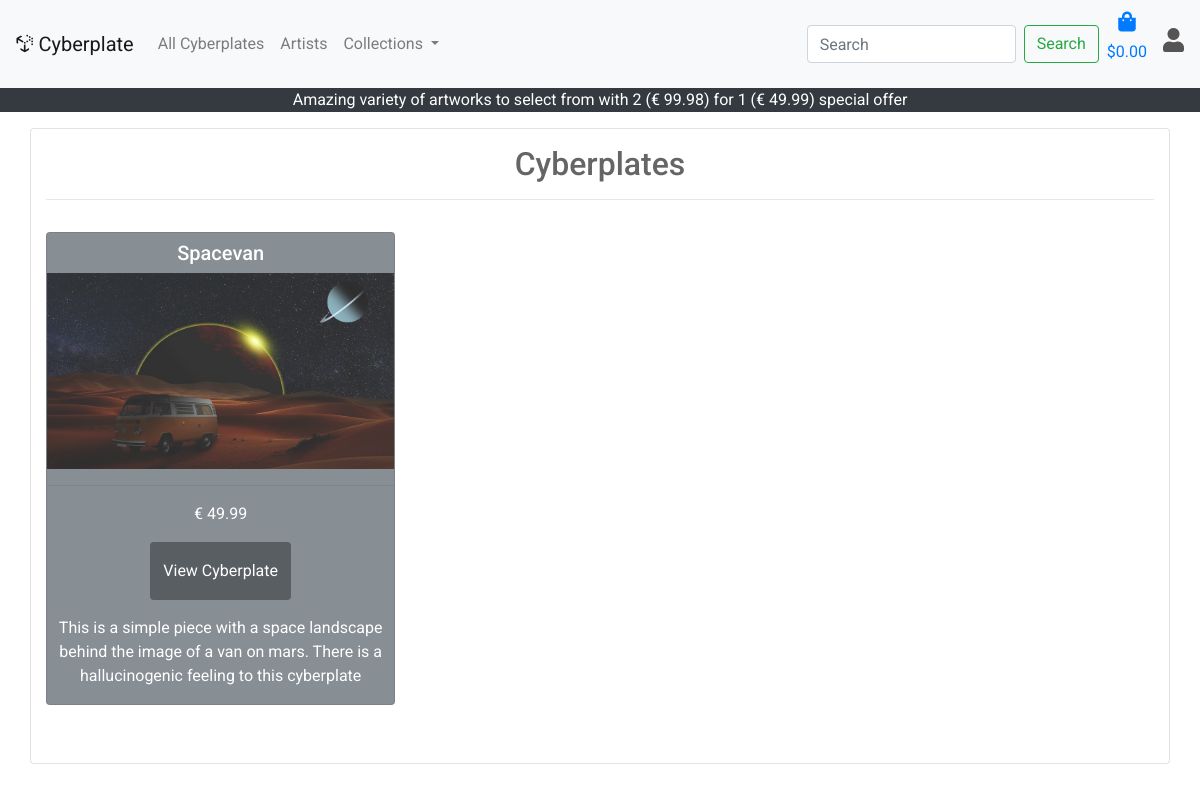
/products/?category_selected=1, run on an earlier commit of the app's database.
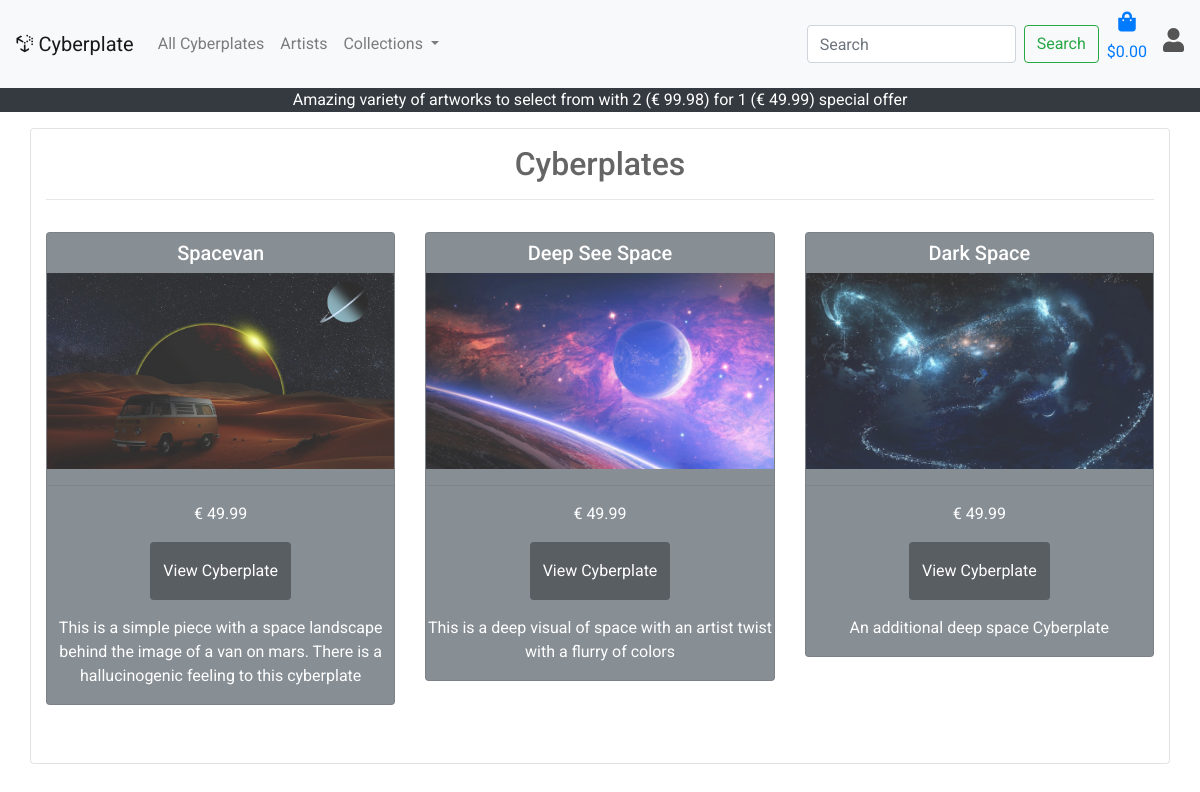
And on a later commit of the database.
### products/models.py (models this page shows)
class Product(models.Model):
    product_category = models.ForeignKey('Product_Category', null=True, on_delete=models.SET_NULL)
    artist = models.ForeignKey('Artist', null=True, on_delete=models.SET_NULL)
    name = models.CharField(max_length=30)
    description = models.TextField()
    price = models.DecimalField(max_digits=4, decimal_places=2)
    image_url = models.URLField(null=True, blank=True, max_length=1000)
    image = models.ImageField(null=True, blank=True)
    product_key = models.IntegerField(null=True, blank=True)
    def __str__(self):
        return self.name

### products/views.py (the view, shortened to what this page needs)
# urls.py: path('products/', include('products.urls')),
def products(request):
    all_products = Product.objects.all()
    search = None
    categories = None
    if request.GET:
        if 'category_selected' in request.GET:
            categories = request.GET['category_selected']
            all_products = Product.objects.filter(product_category=categories)
            categories = Product.objects.filter(name=categories)
            print("look at me" , request.GET['category_selected'])
            print("look at me" , all_products)
            print("look at me" , categories)
    context = {
        'all_products': all_products,
        'search': search,
        'current_categories': categories
    }
    return render(request, 'products/products.html', context)

### shopping_bag/context.py (called while the page is built, shortened)
def bag_contents(request):
    bag_items = []
    total = 0
    product_count = 0
    bag = request.session.get('bag', {})
    if total < 90:
        delivery = total * Decimal(settings.STANDARD_DELIVERY_PERCENTAGE / 100)
        free_delivery_delta = settings.FREE_DELIVERY_THRESHOLD - total
    else:
        delivery = 0
        free_delivery_delta = 0
    grand_total = delivery + total
    context = {
        'bag_items': bag_items,
        'total': total,
        'product_count': product_count,
        'delivery': delivery,
        'free_delivery_delta': free_delivery_delta,
        'free_delivery_threshold': settings.FREE_DELIVERY_THRESHOLD,
        'grand_total': grand_total,
    }
    return context

### products/templates/products/products.html (shortened to what this page needs)
{% extends "base.html" %}
{% load static %}
{% block content %}
<div class="container h-100">
  <div class="row h-100">
    <div class="col-12 card">
      <div class="row">
        <div class="col text-black logo-font text-center mt-3">
          <h2>Cyberplates</h2>
          <hr>
        </div>
      </div>
      <div class="row">
        {% for cyberplate in all_products %}
        <div class="col-lg-4 col-sm-12">
          <div class="card bg-secondary border-3 mt-3">
            <h5 class="text-center text-white mt-2">{{ cyberplate.name }}</h5>
            <img src="{{ MEDIA_URL }}{{ cyberplate.image }}" alt="cyberplate.name">
            <hr>
            <p class="text-center text-white">€ {{ cyberplate.price }}</p>
            <p class="text-center">
              <a href="{% url 'product_view' cyberplate.id %}" class="btn bg-dark rounded-3 py-3 text-white">View Cyberplate</a>
            </p>
            <p class="text-center text-white">{{ cyberplate.description }}</p>
          </div>
        </div>
        {% endfor %}
      </div>
    </div>
  </div>
</div>
{% endblock %}

### templates/base.html (shortened to what this page needs)
{% load static %}
<html lang="en">
  <head>
    {% block corecss %}
    <link rel="stylesheet" href="https://stackpath.bootstrapcdn.com/bootstrap/4.4.1/css/bootstrap.min.css">
    <link rel="stylesheet" href="https://use.fontawesome.com/releases/v5.15.4/css/all.css">
    <link rel="stylesheet" href="{% static 'css/base.css' %}">
    {% endblock %}
  </head>
  <body>
  <nav class="navbar navbar-expand-lg navbar-light bg-light">
    <a class="navbar-brand" href="{% url 'home' %}">
      <large><i class="fab fa-uncharted"></i></large> Cyberplate
    </a>
    <div class="collapse navbar-collapse" id="navbarSupportedContent">
      <ul class="navbar-nav mr-auto">
        <li class="nav-item">
          <a class="nav-link" href="{% url 'products' %}">All Cyberplates</a>
        </li>
        <li class="nav-item">
          <a class="nav-link" href="{% url 'artists' %}">Artists</a>
        </li>
        <li class="nav-item dropdown">
          <a class="nav-link dropdown-toggle" href="#" id="navbarDropdown" role="button" data-toggle="dropdown"
            aria-haspopup="true" aria-expanded="false">
            Collections
          </a>
        </li>
      </ul>
      <form class="form-inline my-2 my-lg-0 ml-auto" method="GET" action="{% url 'products' %}">
        <input class="form-control mr-sm-2" type="search" NAME="search" placeholder="Search" aria-label="Search">
        <button class="btn btn-outline-success my-2 my-sm-0" type="submit">Search</button>
      </form>
      <a href="{% url 'shopping_bag' %}">
      <p class="my-1 ml-4">
        {% if grand_total %}
        €{{ grand_total|floatformat:2 }}
        <i class="fas fa-shopping-bag"></i>
        {% else %}
        <div class="text-center  ml-2">
        <h5><i class="fas fa-shopping-bag"></i></h5>
        <p class="text-small" >$0.00</p>
        </div>
        {% endif %}
      </p>
      </a>
      <h4><i class=" ml-3 fas fa-user"></i></h4>
    </div>
  </nav>
  <div class="text-center">
    <p class="navbar-light bg-dark text-white mx-auto">
      Amazing variety of artworks to select from with 2 (€ {{ free_delivery_threshold }}) for 1 (€ 49.99) special offer
    </p>
  </div>
    {% block content %}
    {% endblock %}
  </body>
</html>

### static/css/base.css (style rules this page uses)
html { height: 100%; font-family: 'Roboto', sans-serif; }
body { background: url('/media/ms4background.jpg') no-repeat center center fixed; background-size: cover; height: calc(100vh - 164px); color: #555; font-family: 'Roboto', sans-serif; }
.card { opacity: 0.9 }

What changed in the data, as far as the page shows it:
added Product: name "Deep See Space", image (picture), price "49.99", description "This is a deep visual of space with an artist twist with a flurry of colors"
added Product: name "Dark Space", image (picture), price "49.99", description "An additional deep space Cyberplate"
